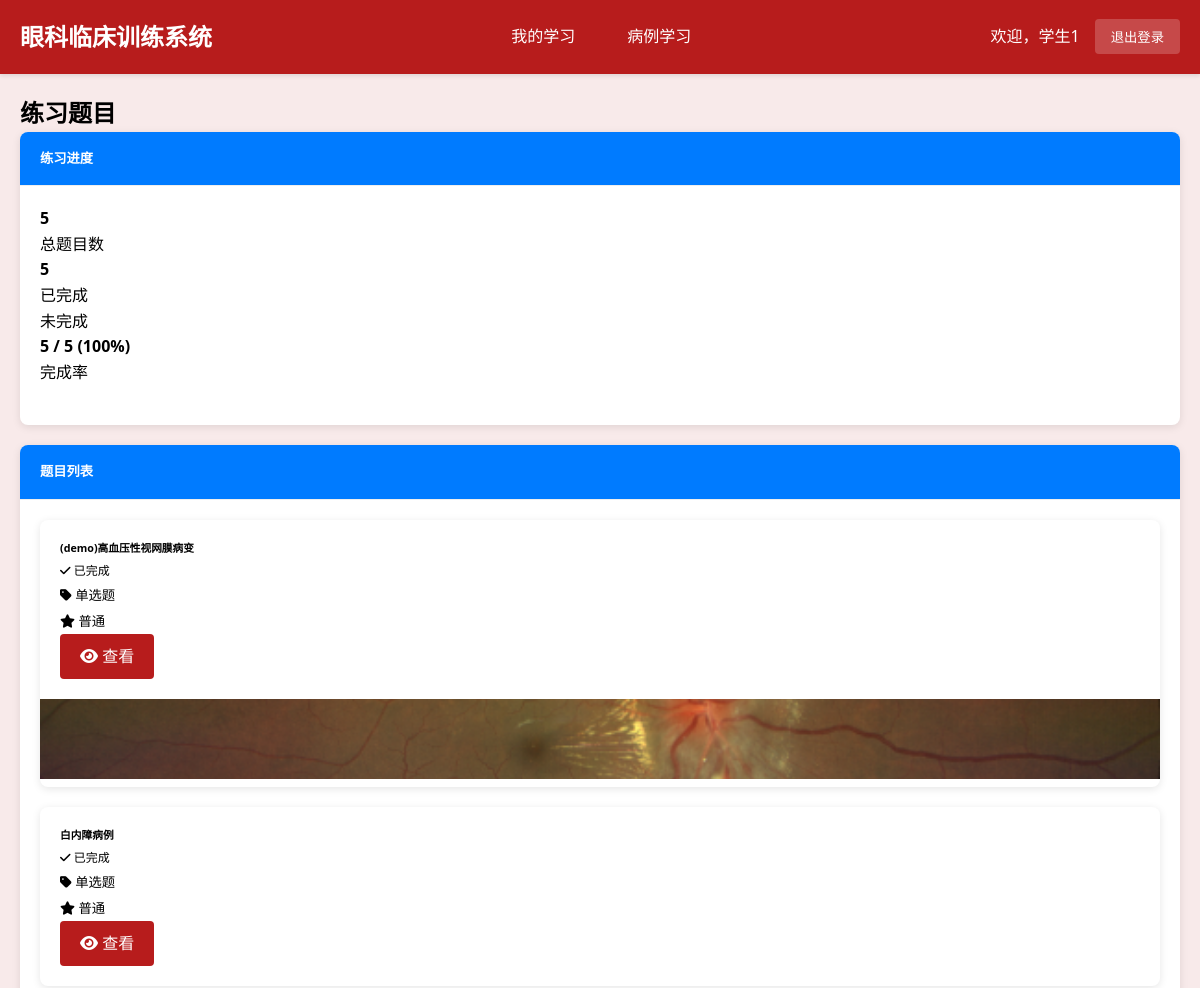
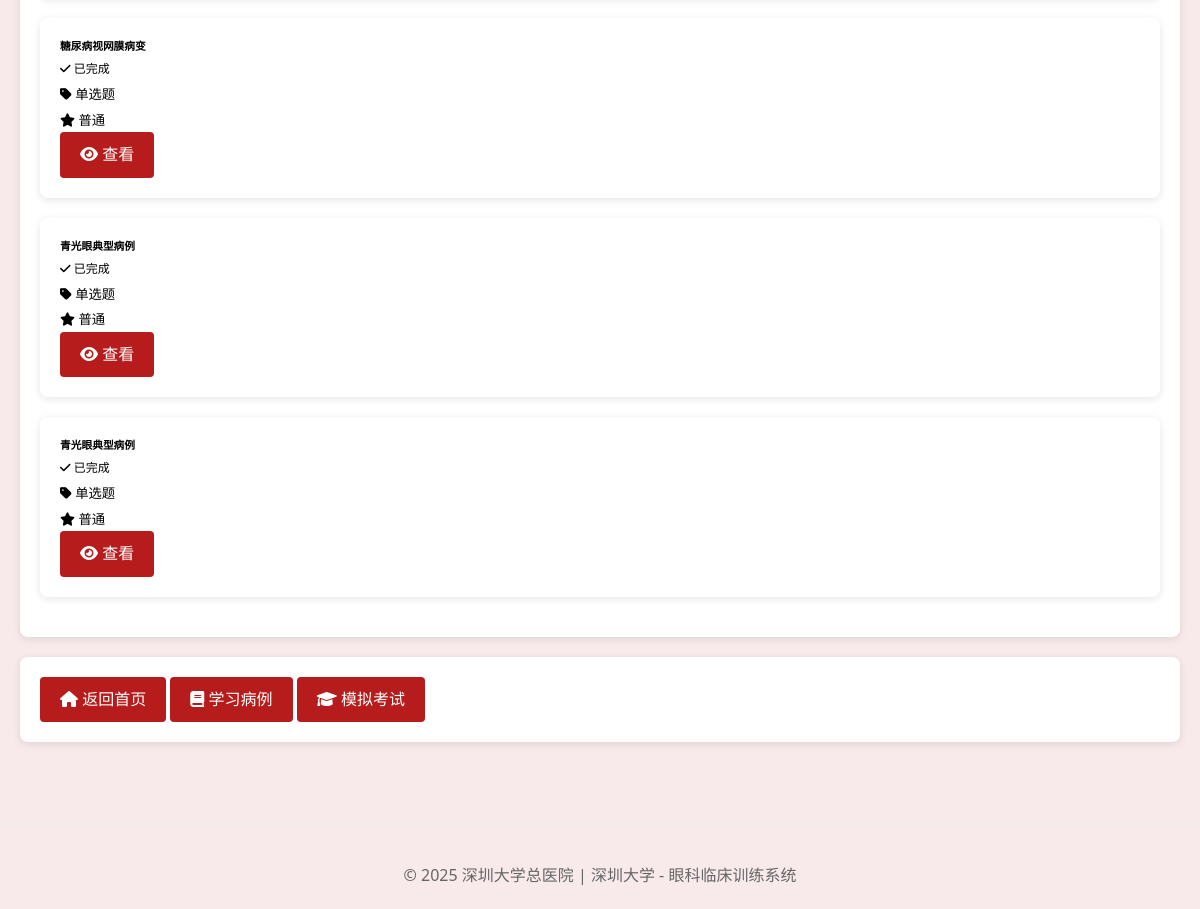
/student/exercises/?page=2 (signed in), run on an earlier commit of the app's database (2 pictures, top to bottom).
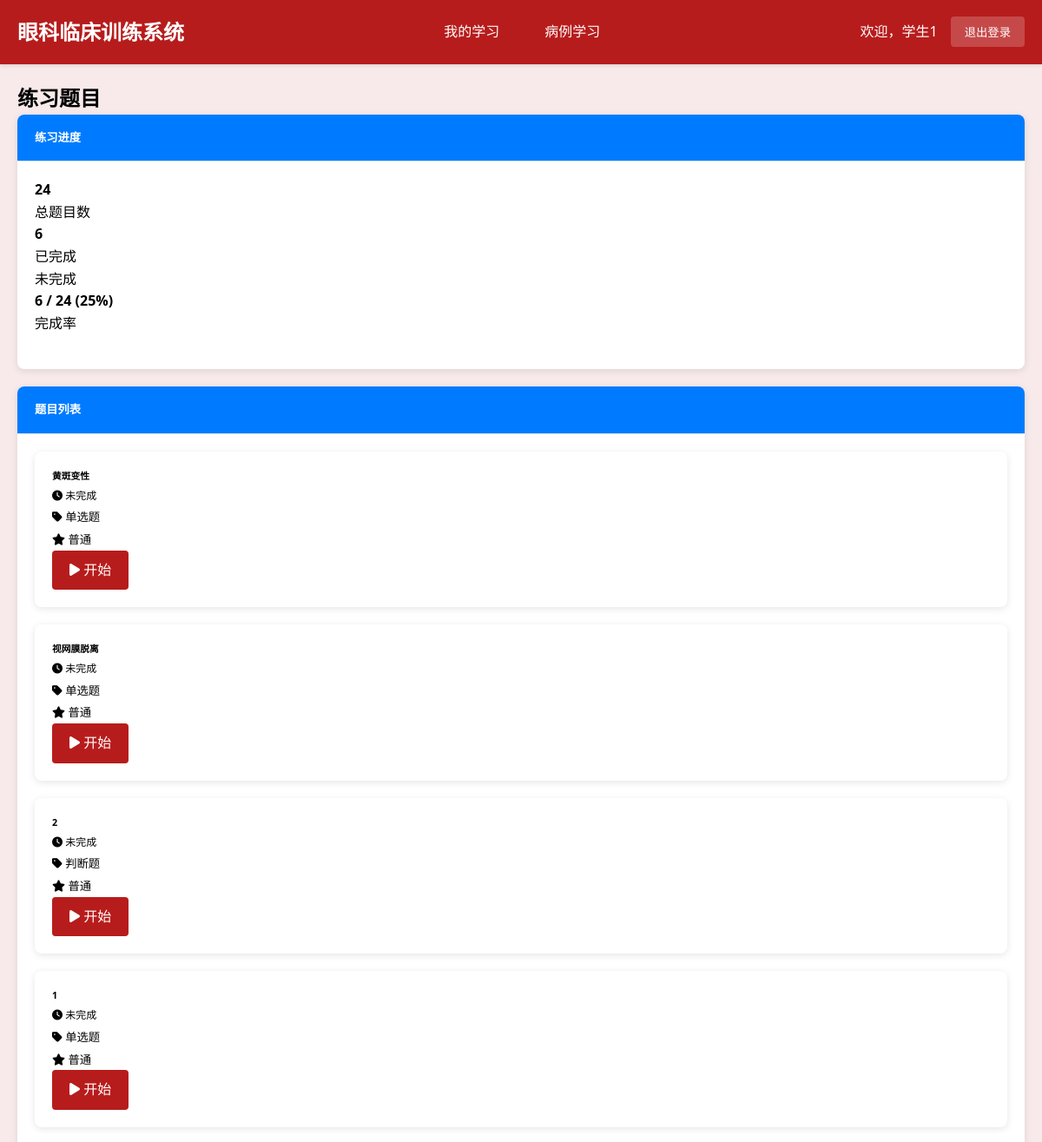
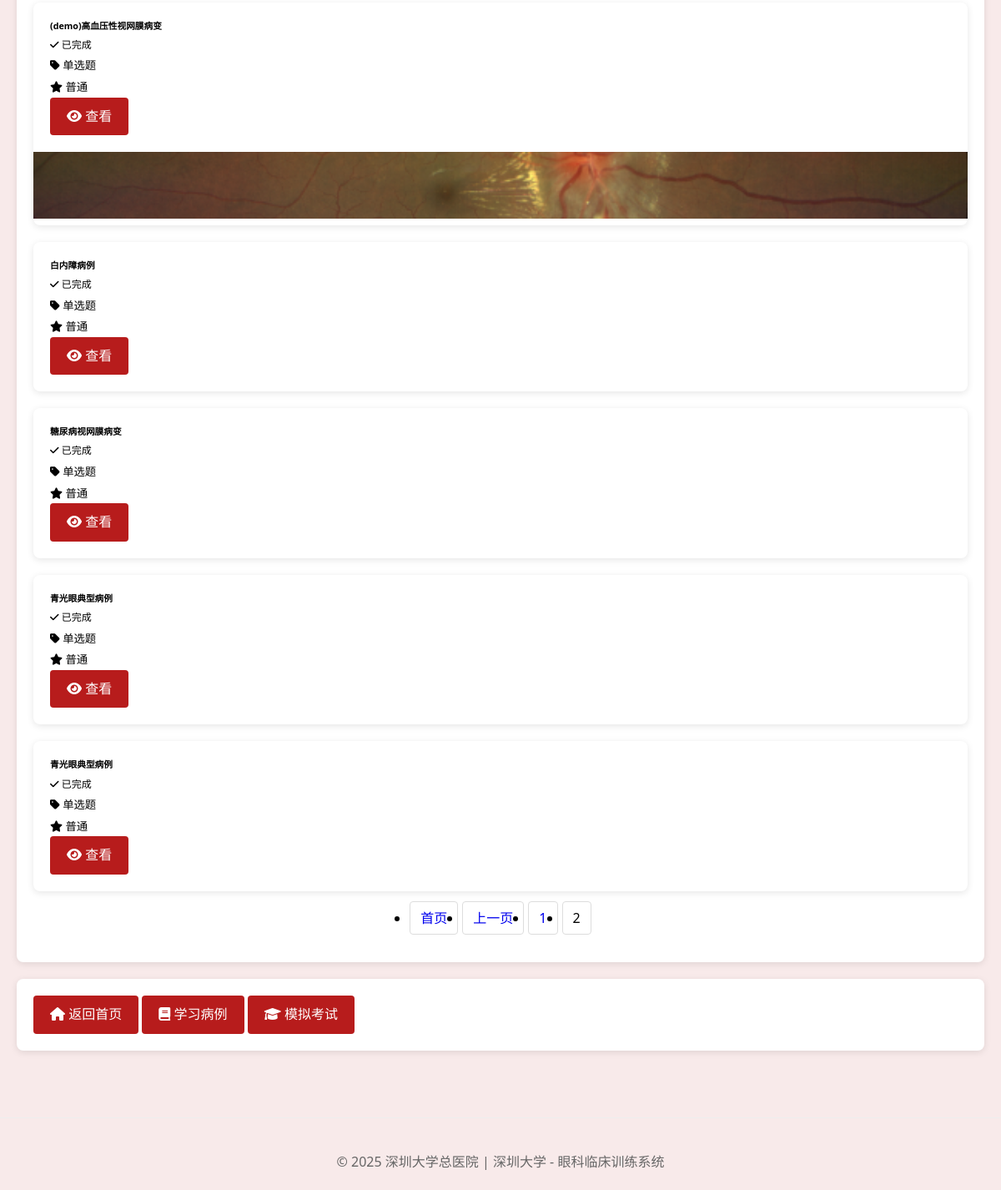
And on a later commit of the database (2 pictures, top to bottom).
### cases/models.py (models this page shows, shortened)
class Exercise(models.Model):
    QUESTION_TYPES = [
        ('single', '单选题'),
        ('multiple', '多选题'),
        ('judge', '判断题'),
    ]
    case = models.ForeignKey(Case, on_delete=models.CASCADE, related_name='exercises',
                            verbose_name='关联病例', help_text='此题目关联的病例')  # foreignkey 对应 关联另一个模型
    question = models.TextField('题干', help_text='题目的问题内容')
    question_type = models.CharField('题目类型', max_length=20, choices=QUESTION_TYPES,
                                    default='single')
    options = models.TextField('选项', help_text='题目选项，JSON格式存储，如：["A选项", "B选项", "C选项", "D选项"]')
    correct_answer = models.CharField('正确答案', max_length=50,
                             help_text='正确答案，单选填A/B/C/D，多选填AB/AC等，判断题填T/F')
    explanation = models.TextField('答案解析', blank=True, help_text='题目答案的详细解析')
    difficulty = models.IntegerField('难度等级', default=1,
                                   validators=[MinValueValidator(1), MaxValueValidator(5)],
                                   help_text='1-5级，1最简单，5最难') # integerfield 对应 int类型
    created_at = models.DateTimeField('创建时间', auto_now_add=True)
    is_active = models.BooleanField('是否启用', default=True)
    class Meta:
        verbose_name = '练习题目'
        verbose_name_plural = '练习题目'
        ordering = ['case', 'created_at']

class Case(models.Model):
    title = models.CharField('病例名称', max_length=200, help_text='病例的标题或名称')    # charfield 对应 string的短文本
    description = models.TextField('病例描述', help_text='详细的病例描述和背景信息')    # textfield 对应 string的长文本
    symptoms = models.TextField('症状表现', help_text='患者的主要症状和表现')
    diagnosis = models.TextField('诊断结果', help_text='各项检查的详细结果', default='待补充')
    image = models.ImageField('病例图像', upload_to='case_images/', blank=True, null=True,
                             help_text='相关的检查图片或眼底照片')    # imagefield 对应 图片类型
    difficulty = models.CharField('难度等级', max_length=10,
                                 choices=[('easy', '简单'), ('medium', '中等'), ('hard', '困难')],
                                 default='medium', help_text='病例难度等级')
    case_type = models.CharField('病例类型', max_length=20,
                                choices=[('clinical', '临床病例'), ('surgery', '手术病例'), ('emergency', '急诊病例')],
                                default='clinical', help_text='病例类型分类')
    created_at = models.DateTimeField('创建时间', auto_now_add=True)    # datetimefield 对应 日期时间类型
    updated_at = models.DateTimeField('更新时间', auto_now=True)
    is_active = models.BooleanField('是否启用', default=True, help_text='是否在教学中使用此病例') # boolean 对应 bool类型
    class Meta:
        verbose_name = '眼科病例'
        verbose_name_plural = '眼科病例'
        ordering = ['-created_at']

### cases/views.py (the view)
# urls.py: path('student/exercises/', views.student_exercise_list, name='student_exercise_list'),
@login_required
@user_passes_test(is_student, login_url='login')
def student_exercise_list(request):
    exercises = Exercise.objects.filter(is_active=True).select_related('case').order_by('-created_at')
    user_answers = UserAnswer.objects.filter(user=request.user).values_list('exercise_id', flat=True)
    completed_exercises = set(user_answers)
    progress, _ = UserProgress.objects.get_or_create(user=request.user)
    paginator = Paginator(exercises, 15)
    page_number = request.GET.get('page')
    page_obj = paginator.get_page(page_number)
    context = {
        'page_obj': page_obj,
        'completed_exercises': completed_exercises,
        'total_exercises': exercises.count(),
        'completed_count': len(completed_exercises),
        'progress': progress,
    }
    return render(request, 'student/exercise_list.html', context)

### cases/views.py (called while the page is built)
def is_student(user):
    return user.groups.filter(name='Students').exists()

### cases/templates/student/exercise_list.html (shortened to what this page needs)
{% extends 'base.html' %}
{% block content %}
<div class="container-fluid">
    <div class="row">
        <div class="col-12">
            <h2>练习题目</h2>
            <div class="card mt-3">
                <div class="card-header">
                    <h5 class="mb-0">练习进度</h5>
                </div>
                <div class="card-body">
                    <div class="row">
                        <div class="col-md-3 text-center">
                            <h4 class="text-primary">{{ total_exercises }}</h4>
                            <p class="mb-0">总题目数</p>
                        </div>
                        <div class="col-md-3 text-center">
                            <h4 class="text-success">{{ completed_count }}</h4>
                            <p class="mb-0">已完成</p>
                        </div>
                        <div class="col-md-3 text-center">
                            <p class="mb-0">未完成</p>
                        </div>
                        <div class="col-md-3 text-center">
                            <h4 class="text-info">
                                {% if total_exercises > 0 %}
                                    {{ completed_count|floatformat:0 }}
                                    /
                                    {{ total_exercises }}
                                    ({% widthratio completed_count total_exercises 100 %}%)
                                {% else %}
                                    0%
                                {% endif %}
                            </h4>
                            <p class="mb-0">完成率</p>
                        </div>
                    </div>
                    <div class="progress mt-3">
                    </div>
                </div>
            </div>
            <div class="card mt-4">
                <div class="card-header">
                    <h5 class="mb-0">题目列表</h5>
                </div>
                <div class="card-body">
                    {% if page_obj %}
                        <div class="row">
                            {% for exercise in page_obj %}
                            <div class="col-md-6 col-lg-4 mb-3">
                                <div class="card h-100 {% if exercise.id in completed_exercises %}border-success{% endif %}">
                                    <div class="card-body">
                                        <div class="d-flex justify-content-between align-items-start mb-2">
                                            <h6 class="card-title text-primary">{{ exercise.case.title }}</h6>
                                            {% if exercise.id in completed_exercises %}
                                                <span class="badge badge-success">
                                                    <i class="fas fa-check"></i> 已完成
                                                </span>
                                            {% else %}
                                                <span class="badge badge-secondary">
                                                    <i class="fas fa-clock"></i> 未完成
                                                </span>
                                            {% endif %}
                                        </div>
                                        <div class="d-flex justify-content-between align-items-center">
                                            <div>
                                                <small class="text-muted">
                                                    <i class="fas fa-tag"></i>
                                                    {% if exercise.question_type == 'single' %}单选题
                                                    {% elif exercise.question_type == 'multiple' %}多选题
                                                    {% elif exercise.question_type == 'true_false' %}判断题
                                                    {% else %}{{ exercise.get_question_type_display }}
                                                    {% endif %}
                                                </small>
                                                {% if exercise.difficulty %}
                                                <br>
                                                <small class="text-muted">
                                                    <i class="fas fa-star"></i>
                                                    {{ exercise.get_difficulty_display|default:"普通" }}
                                                </small>
                                                {% endif %}
                                            </div>
                                            <a href="{% url 'student_exercise' exercise.id %}"
                                               class="btn btn-sm {% if exercise.id in completed_exercises %}btn-outline-primary{% else %}btn-primary{% endif %}">
                                                {% if exercise.id in completed_exercises %}
                                                    <i class="fas fa-eye"></i> 查看
                                                {% else %}
                                                    <i class="fas fa-play"></i> 开始
                                                {% endif %}
                                            </a>
                                        </div>
                                    </div>
                                    {% if exercise.case.image %}
                                    <div class="card-footer p-2">
                                        <img src="{{ exercise.case.image.url }}"
                                             class="img-fluid rounded"
                                             alt="{{ exercise.case.title }}"
                                             style="max-height: 80px; width: 100%; object-fit: cover;">
                                    </div>
                                    {% endif %}
                                </div>
                            </div>
                            {% endfor %}
                        </div>
                        {% if page_obj.has_other_pages %}
                        <nav aria-label="Page navigation" class="mt-4">
                            <ul class="pagination justify-content-center">
                                {% if page_obj.has_previous %}
                                <li class="page-item">
                                    <a class="page-link" href="?page=1">首页</a>
                                </li>
                                <li class="page-item">
                                    <a class="page-link" href="?page={{ page_obj.previous_page_number }}">上一页</a>
                                </li>
                                {% endif %}
                                {% for num in page_obj.paginator.page_range %}
                                {% if page_obj.number == num %}
                                <li class="page-item active">
                                    <span class="page-link">{{ num }}</span>
                                </li>
                                {% elif num > page_obj.number|add:'-3' and num < page_obj.number|add:'3' %}
                                <li class="page-item">
                                    <a class="page-link" href="?page={{ num }}">{{ num }}</a>
                                </li>
                                {% endif %}
                                {% endfor %}
                            </ul>
                        </nav>
                        {% endif %}
                    {% else %}
                        <div class="text-center py-5">
                            <i class="fas fa-clipboard-list fa-3x text-muted mb-3"></i>
                            <h5 class="text-muted">暂无练习题目</h5>
                            <p class="text-muted">请联系老师添加练习内容</p>
                        </div>
                    {% endif %}
                </div>
            </div>
            <div class="card mt-4">
                <div class="card-body">
                    <div class="text-center">
                        <a href="{% url 'student_dashboard' %}" class="btn btn-outline-primary mr-3">
                            <i class="fas fa-home"></i> 返回首页
                        </a>
                        <a href="{% url 'student_case_list' %}" class="btn btn-outline-info mr-3">
                            <i class="fas fa-book"></i> 学习病例
                        </a>
                        <a href="{% url 'student_mock_exam_list' %}" class="btn btn-outline-success">
                            <i class="fas fa-graduation-cap"></i> 模拟考试
                        </a>
                    </div>
                </div>
            </div>
        </div>
    </div>
</div>
{% endblock %}

### cases/templates/base.html (shortened to what this page needs)
{% load static %}
<!DOCTYPE html>
<html lang="zh-cn">
<head>
    <link rel="stylesheet" href="https://cdnjs.cloudflare.com/ajax/libs/font-awesome/6.0.0/css/all.min.css">
</head>
<body>
    <header class="header">
        <div class="nav-container">
            <div class="logo">眼科临床训练系统</div>
            {% if user.is_authenticated %}
            <nav class="nav-links">
                {% if user.groups.all.0.name == 'Teachers' or user.is_superuser %}
                    <a href="{% url 'teacher_dashboard' %}">仪表板</a>
                    <a href="{% url 'teacher_case_list' %}">病例管理</a>
                    <a href="{% url 'teacher_student_progress_list' %}">学生进度</a>
                    <a href="/admin/">系统管理</a>
                {% else %}
                    <a href="{% url 'student_dashboard' %}">我的学习</a>
                    <a href="{% url 'student_case_list' %}">病例学习</a>
                {% endif %}
            </nav>
            <div class="user-info">
                <span>欢迎，{{ user.get_full_name|default:user.username }}</span>
                <form method="post" action="{% url 'logout' %}" style="display: inline;">
                    <button type="submit" class="logout-btn">退出登录</button>
                </form>
            </div>
            {% endif %}
        </div>
    </header>
    <main class="container">
        {% block content %}{% endblock %}
    </main>
    <footer class="footer">
        <p>&copy; 2025 深圳大学总医院 | 深圳大学 - 眼科临床训练系统</p>
    </footer>
</body>
</html>

### cases/templates/base.html (style rules this page uses)
* { margin: 0; padding: 0; box-sizing: border-box; }
body { font-family: 'Segoe UI', Tahoma, Geneva, Verdana, sans-serif; background: #f8eaea; line-height: 1.6; }
.header { background: #b71c1c; color: white; padding: 1rem 0; box-shadow: 0 2px 4px rgba(0,0,0,0.1); }
.nav-container { max-width: 1200px; margin: 0 auto; padding: 0 20px; display: flex; justify-content: space-between; align-items: center; }
.logo { font-size: 1.5rem; font-weight: bold; }
.nav-links { display: flex; gap: 20px; }
.nav-links a { color: white; text-decoration: none; padding: 8px 16px; border-radius: 4px; transition: background 0.3s; }
.user-info { display: flex; align-items: center; gap: 15px; }
.logout-btn { background: rgba(255,255,255,0.2); color: white; border: none; padding: 8px 16px; border-radius: 4px; cursor: pointer; text-decoration: none; }
.container { max-width: 1200px; margin: 0 auto; padding: 20px; }
.btn { display: inline-block; padding: 10px 20px; background: #b71c1c; color: white; text-decoration: none; border-radius: 4px; border: none; cursor: pointer; transition: background 0.3s; }
.card { background: white; border-radius: 8px; box-shadow: 0 2px 8px rgba(0,0,0,0.1); margin-bottom: 20px; }
.card-header { padding: 16px 20px; border-bottom: 1px solid #eee; font-weight: bold; background: #f8f9fa; border-radius: 8px 8px 0 0; }
.card-body { padding: 20px; }
.pagination { display: flex; justify-content: center; gap: 5px; margin: 20px 0; }
.pagination a, .pagination span { padding: 8px 12px; text-decoration: none; border: 1px solid #ddd; border-radius: 4px; }
.footer { text-align: center; color: #666; padding: 40px 0 20px 0; margin-top: 40px; border-top: 1px solid #eee; }

### cases/templates/student/exercise_list.html (style rules this page uses)
.card-header { background-color: #007bff; color: white; }
.card-header h5 { color: white; }
.progress { height: 20px; }
.card.border-success { border-width: 2px !important; }
.card-body { position: relative; }
.badge { font-size: 0.75em; }

What changed in the data, as far as the page shows it:
added Exercise: case "黄斑变性", shows "未完成", question_type "单选题", difficulty "普通", shows "开始"
added Exercise: case "视网膜脱离", shows "未完成", question_type "单选题", difficulty "普通", shows "开始"
added Exercise: case "2", shows "未完成", question_type "判断题", difficulty "普通", shows "开始"
added Exercise: case "1", shows "未完成", question_type "单选题", difficulty "普通", shows "开始"
Also different on the page:
{{ total_exercises }}: "5" → "24"
{{ completed_count }}: "5" → "6"
{{ completed_count|floatformat:0 }}: "5" → "6"
text no longer shown: "100"
text now shown: "25 首页 上一页"
new list line: "1"
new list line: "2"
